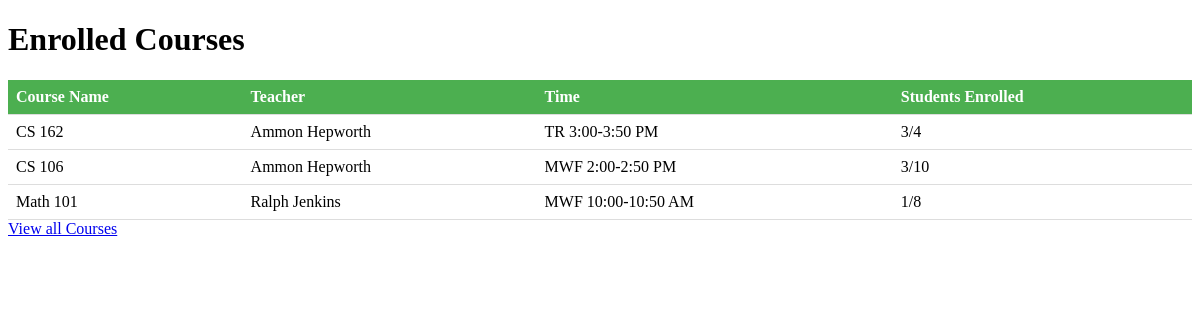
Before: /enrolled-courses (signed in) with the older database file.
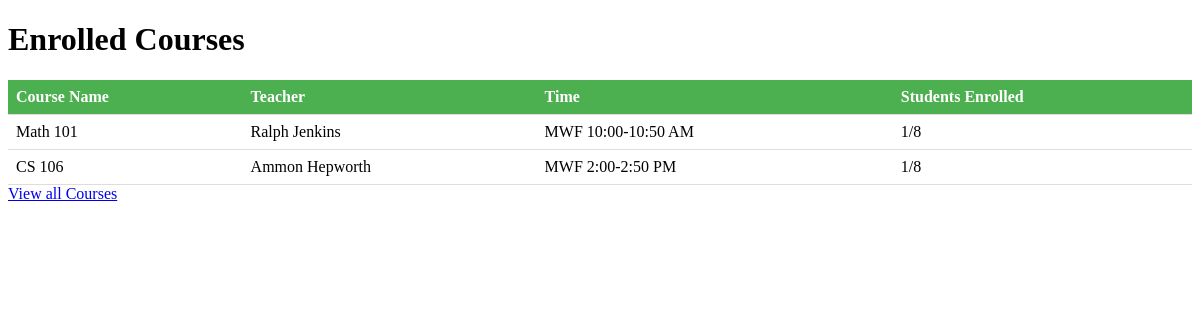
After: the same page with the newer database file.
### app.py (models this page shows, shortened)
class Courses(db.Model):
    __tablename__ = "Courses"
    course_id = db.Column(db.Integer, primary_key = True)
    course_name = db.Column(db.String, nullable = False)
    course_teacher = db.Column(db.String, nullable = False)
    course_time = db.Column(db.String, nullable = False)
    students_enrolled = db.Column(db.Integer, nullable = False)
    capacity = db.Column(db.Integer, nullable = False)

### app.py (the view)
@app.route('/enrolled-courses')
@login_required
def enrolled_courses():
    usersID = current_user.id
    print(usersID)
    user = Users.query.get(usersID)
    allCourses =  user.enrolled
    print(user.enrolled)
    return render_template('enrolled_courses.html', allCourses = allCourses)

### app.py (called while the page is built)
@login_manager.user_loader
def load_user(user_id):
    return Users.query.get(user_id)

### templates/enrolled_courses.html (shortened to what this page needs)
<!DOCTYPE html>
<html>
  <head>
    <link rel="stylesheet" href="static/style.css">
  </head>
  <body>
    <h1>Enrolled Courses</h1>
    <table>
      <thead>
        <tr>
          <th>Course Name</th>
          <th>Teacher</th>
          <th>Time</th>
          <th>Students Enrolled</th>
        </tr>
      </thead>
      <tbody>
        {% for course in allCourses %}
        <tr>
          <td>{{ course.course_name }}</td>
          <td>{{ course.course_teacher }}</td>
          <td>{{ course.course_time }}</td>
          <td>{{ course.students_enrolled }}/{{ course.capacity }}</td>
        </tr>
        {% endfor %}
      </tbody>
    </table>
    <a href="{{ url_for('studentUser') }}">View all Courses</a>
  </body>
</html>

Changed rows visible on the page:
no longer on this page (row edited): Courses: course_name "CS 162", course_teacher "Ammon Hepworth", course_time "TR 3:00-3:50 PM", students_enrolled "3", capacity "4"
shown differently, row unchanged: Courses "Math 101": moves up the list
changed Courses "CS 106": students_enrolled "3" → "1"; capacity "10" → "8"
